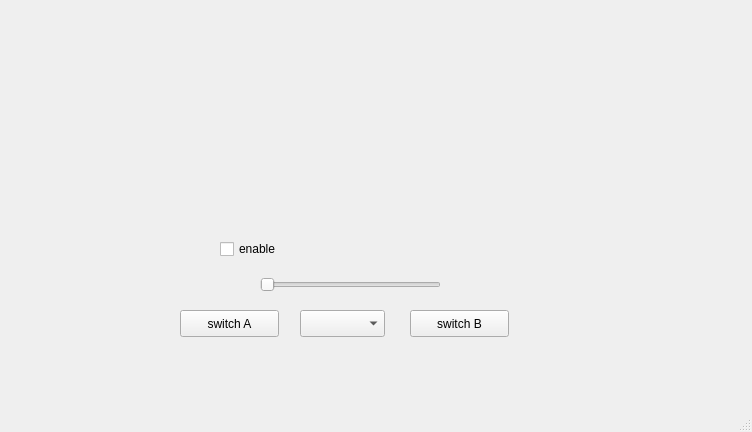
<?xml version="1.0" encoding="UTF-8"?>
<ui version="4.0">
 <class>Fader</class>
 <widget class="QMainWindow" name="Fader">
  <property name="geometry">
   <rect>
    <x>0</x>
    <y>0</y>
    <width>752</width>
    <height>432</height>
   </rect>
  </property>
  <property name="windowTitle">
   <string>MainWindow</string>
  </property>
  <widget class="QWidget" name="centralwidget">
   <widget class="QPushButton" name="pushButton_3">
    <property name="geometry">
     <rect>
      <x>410</x>
      <y>310</y>
      <width>99</width>
      <height>27</height>
     </rect>
    </property>
    <property name="text">
     <string>switch B</string>
    </property>
   </widget>
   <widget class="QSlider" name="horizontalSlider">
    <property name="geometry">
     <rect>
      <x>260</x>
      <y>270</y>
      <width>181</width>
      <height>29</height>
     </rect>
    </property>
    <property name="maximum">
     <number>100</number>
    </property>
    <property name="pageStep">
     <number>10</number>
    </property>
    <property name="value">
     <number>0</number>
    </property>
    <property name="orientation">
     <enum>Qt::Horizontal</enum>
    </property>
   </widget>
   <widget class="QPushButton" name="pushButton_2">
    <property name="geometry">
     <rect>
      <x>180</x>
      <y>310</y>
      <width>99</width>
      <height>27</height>
     </rect>
    </property>
    <property name="text">
     <string>switch A</string>
    </property>
   </widget>
   <widget class="QCheckBox" name="enableBtn">
    <property name="geometry">
     <rect>
      <x>220</x>
      <y>240</y>
      <width>101</width>
      <height>18</height>
     </rect>
    </property>
    <property name="text">
     <string>enable</string>
    </property>
   </widget>
   <widget class="QComboBox" name="outputSelect">
    <property name="geometry">
     <rect>
      <x>300</x>
      <y>310</y>
      <width>85</width>
      <height>27</height>
     </rect>
    </property>
   </widget>
  </widget>
  <widget class="QMenuBar" name="menubar">
   <property name="geometry">
    <rect>
     <x>0</x>
     <y>0</y>
     <width>752</width>
     <height>25</height>
    </rect>
   </property>
  </widget>
  <widget class="QStatusBar" name="statusbar"/>
 </widget>
 <resources/>
 <connections/>
</ui>
